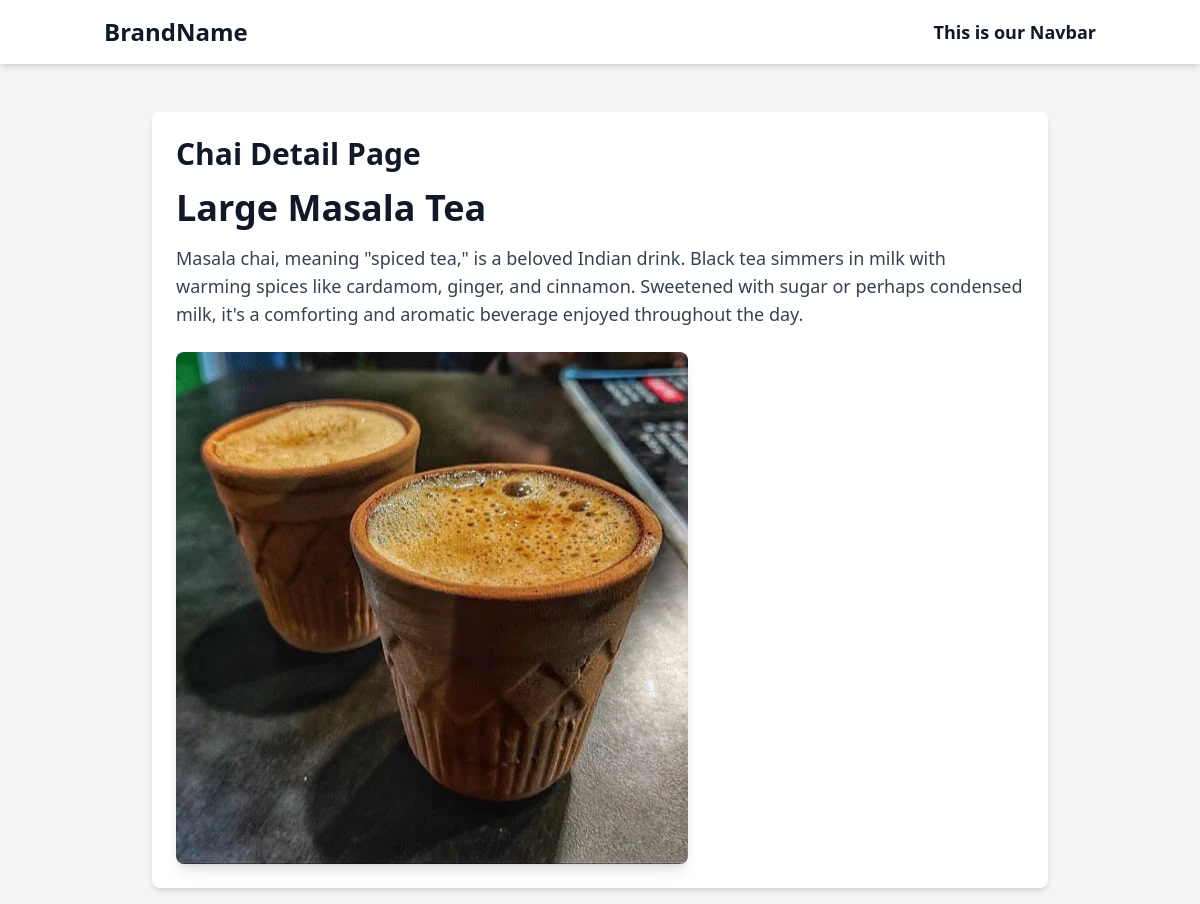
Page /chai/2/ on the committed database.
### chai/models.py (models this page shows, shortened)
class ChaiVariety(models.Model):
  CHAI_TYPE_CHOICES = [
    ('ML', 'MASALA'),
    ('GR', 'GINGER'),
    ('KL', 'KIWI'),
    ('PL', 'PLAIN'),
    ('EL', 'ELAICHI'),
  ]
  name = models.CharField(max_length=100)
  image = models.ImageField(upload_to='chais/')
  date_added = models.DateTimeField(default=timezone.now)
  type = models.CharField(max_length=2, choices=CHAI_TYPE_CHOICES, default='ML')
  description = models.TextField(default='')

### chai/views.py (the view)
# urls.py: path('<int:chai_id>/', views.chai_detail, name='chai_detail'),
def chai_detail(request, chai_id):
  chai = get_object_or_404(ChaiVariety, pk=chai_id)
  return render(request, 'chai/chai_detail.html', {'chai': chai})

### chai/templates/chai/chai_detail.html (shortened to what this page needs)
{% extends "layout.html" %}
{% block content %}
<div class="max-w-4xl mx-auto p-6 bg-white rounded-lg shadow-md mt-8">
    <h3 class="text-3xl font-semibold mb-4">Chai Detail Page</h3>
    <h1 class="text-4xl font-bold mb-4">{{ chai.name }}</h1>
    <p class="text-lg text-gray-700 mb-6">{{ chai.description }}</p>
    <img class="rounded-lg shadow-lg" src="{{ chai.image.url }}" alt="{{ chai.name }}">
</div>
{% endblock %}

### rows in the picture
ChaiVariety: name "Large Masala Tea", description "Masala chai, meaning \"spiced tea,\" is a beloved Indian drink. Black tea simmers in milk with warming spices like cardamom, ginger, and cinnamon. Sweetened with sugar or perhaps condensed milk, it's a comforting and aromatic beverage enjoyed throughout the day.", image (picture)
